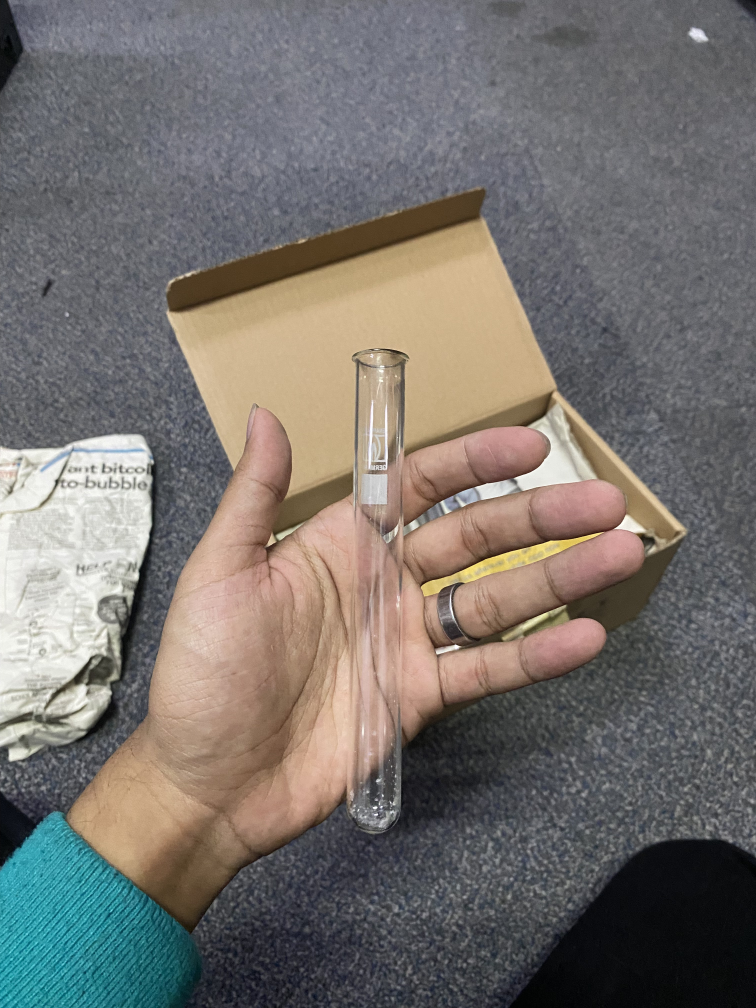
#> input picture L001_test_tubes__L001_TEST_TUBE_L001_04.jpg, 3024 x 4032 px (shown at 1/4 size)
$ python -i face.py   (imports and definitions only)
#> lines starting #> are read from the running program, lines starting #| are printed output that depends on the picture
### inventory_app/backend/config.py
import json
import os
import socket
import subprocess
import sys

# Project root (folder that contains main.py)
BASE_DIR = os.path.dirname(os.path.dirname(os.path.abspath(__file__)))
FRONTEND_DIR = os.path.join(BASE_DIR, "frontend")
DATABASE_DIR = os.path.join(BASE_DIR, "database")

# Database (PostgreSQL). Override with a .env file or DATABASE_URL.
def _load_dotenv():
    env_path = os.path.join(BASE_DIR, ".env")
    if not os.path.isfile(env_path):
        return
    with open(env_path, encoding="utf-8") as handle:
        for raw in handle:
            line = raw.strip()
            if not line or line.startswith("#") or "=" not in line:
                continue
            key, value = line.split("=", 1)
            os.environ.setdefault(key.strip(), value.strip().strip("'").strip('"'))


_load_dotenv()

DATABASE_URL = os.environ.get(
    "DATABASE_URL",
    "postgresql://oneshot:oneshot@127.0.0.1:5432/oneshot_inventory",
)
SQLITE_PATH = os.path.join(DATABASE_DIR, "inventory.db")
LOW_STOCK_THRESHOLD = 10

# Server — 0.0.0.0 lets phones/laptops on the same Wi-Fi open the dashboard
HOST = os.environ.get("HOST", "0.0.0.0")
PORT = int(os.environ.get("PORT", "8000"))
LAN_HTTPS_PORT = int(os.environ.get("LAN_HTTPS_PORT", "8443"))
_CERT_DIR = os.path.join(BASE_DIR, "certs")


# [57 lines left out: functions get_lan_ip, ensure_lan_cert, not called in this run]

# Camera — default to laptop FaceTime even if Camo/Continuity is OS index 0
def _default_camera_index() -> int:
    raw = os.environ.get("CAMERA_INDEX")
    if raw is not None and str(raw).strip() != "":
        return int(raw)
    if sys.platform == "darwin":
        try:
            payload = subprocess.check_output(
                ["system_profiler", "SPCameraDataType", "-json"],
                text=True,
                timeout=8,
            )
            cameras = (json.loads(payload) or {}).get("SPCameraDataType") or []
            for index, camera in enumerate(cameras):
                name = str(camera.get("_name") or "").lower()
                if "facetime" in name or "built-in" in name or "built in" in name:
                    return index
        except Exception:
            pass
    return 0


CAMERA_INDEX = _default_camera_index()
CAMERA_WIDTH = 640   # Lowered for faster AI processing (fixes black screen lag)
CAMERA_HEIGHT = 480  # Lowered for faster AI processing
TARGET_FPS = 25
JPEG_QUALITY = 85

# AI Model — YOLO11l-seg v2 (BCE + Dice) from train_v2
MODEL_PATH = os.path.join(BASE_DIR, "models", "yolo11l_seg_object_bce_dice.pt")
MODEL_FALLBACK_PATH = os.path.join(BASE_DIR, "models", "best.pt")
OPENCLIP_CHECKPOINT = os.environ.get(
    "OPENCLIP_CHECKPOINT",
    os.path.join(BASE_DIR, "models", "open_clip_pytorch_model.bin"),
)
MODEL_CONFIDENCE = 0.25
MODEL_IMAGE_SIZE = 640

# Image-difference trigger (YOLO capture stays off the live camera thread)
TRIGGER_ENABLED = True
DIFF_THRESHOLD = 25          # MOG2 varThreshold
CHANGE_AREA_PERCENT = 5      # % of frame area that must change
SETTLE_FRAMES = 6            # frames to wait after trigger
TRIGGER_COOLDOWN = 3         # seconds between triggers
MOG2_HISTORY = 500
MOG2_VAR_THRESHOLD = DIFF_THRESHOLD
MOG2_DETECT_SHADOWS = False
WARMUP_FRAMES = 12

# Live YOLO boxes (preview runs on a background thread so MJPEG stays smooth)
YOLO_PREVIEW_ENABLED = True
YOLO_PREVIEW_INTERVAL = 0.12
YOLO_HOLD_SECONDS = 1.5

# Face gate (register / recognize)
# Histogram embeds (restored staff.csv). Margin+streak cut wrong flips.
FACE_MATCH_THRESHOLD = float(os.environ.get("FACE_MATCH_THRESHOLD", "0.90"))
FACE_MATCH_MARGIN = float(os.environ.get("FACE_MATCH_MARGIN", "0.025"))
FACE_MATCH_STREAK = int(os.environ.get("FACE_MATCH_STREAK", "3"))
FACE_EMBED_INTERVAL = 0.28

### inventory_app/backend/face.py
"""Face gate: landmarks, oval-region check, and background-free face crops.

Uses OpenCV YuNet so the app does not depend on MediaPipe / TensorFlow.
"""

from __future__ import annotations

import os
import urllib.request

import cv2
import numpy as np

from config import BASE_DIR

YUNET_URLS = (
    "https://github.com/opencv/opencv_zoo/raw/main/models/face_detection_yunet/face_detection_yunet_2023mar.onnx",
    "https://media.githubusercontent.com/media/opencv/opencv_zoo/main/models/face_detection_yunet/face_detection_yunet_2023mar.onnx",
)
YUNET_PATH = os.path.join(BASE_DIR, "models", "face_detection_yunet_2023mar.onnx")

# Must match dashboard GATE_OVAL / face silhouette (normalized 0-1).
OVAL_CX = 0.50
OVAL_CY = 0.50
OVAL_RX = 0.115
OVAL_RY = 0.195
# Face center must sit inside this fraction of the oval (middle of the section).
CENTER_FRAC = 0.55

IN_REGION_RATIO = 0.50
MIN_FACE_WIDTH = 0.07
MIN_FACE_HEIGHT = 0.10
MIN_EYE_DIST = 0.035
MIN_DETECT_SCORE = 0.40
REQUIRED_LANDMARKS = 5

LANDMARK_COLOR = (200, 212, 0)
CONTOUR_COLOR = (0, 212, 200)
KEY_COLOR = (62, 224, 176)

# Canonical 68-point face in a 0-1 box (iBUG-style), plus 5 YuNet anchors.
# Order: right eye, left eye, nose, right mouth, left mouth (YuNet).
_TEMPLATE_68 = np.array([
    [0.16, 0.38], [0.17, 0.48], [0.19, 0.58], [0.21, 0.67], [0.25, 0.75],
    [0.31, 0.82], [0.38, 0.87], [0.45, 0.91], [0.50, 0.92], [0.55, 0.91],
    [0.62, 0.87], [0.69, 0.82], [0.75, 0.75], [0.79, 0.67], [0.81, 0.58],
    [0.83, 0.48], [0.84, 0.38],
    [0.24, 0.30], [0.29, 0.26], [0.36, 0.25], [0.42, 0.27], [0.46, 0.30],
    [0.54, 0.30], [0.58, 0.27], [0.64, 0.25], [0.71, 0.26], [0.76, 0.30],
    [0.50, 0.36], [0.50, 0.42], [0.50, 0.48], [0.50, 0.54],
    [0.43, 0.58], [0.47, 0.60], [0.50, 0.61], [0.53, 0.60], [0.57, 0.58],
    [0.30, 0.37], [0.34, 0.35], [0.38, 0.35], [0.42, 0.37], [0.38, 0.38], [0.34, 0.38],
    [0.58, 0.37], [0.62, 0.35], [0.66, 0.35], [0.70, 0.37], [0.66, 0.38], [0.62, 0.38],
    [0.36, 0.70], [0.41, 0.68], [0.46, 0.67], [0.50, 0.68], [0.54, 0.67], [0.59, 0.68],
    [0.64, 0.70], [0.59, 0.75], [0.54, 0.78], [0.50, 0.79], [0.46, 0.78], [0.41, 0.75],
    [0.39, 0.70], [0.46, 0.71], [0.50, 0.72], [0.54, 0.71], [0.61, 0.70],
    [0.54, 0.73], [0.50, 0.74], [0.46, 0.73],
], dtype=np.float32)

_TEMPLATE_5 = np.array([
    _TEMPLATE_68[36:42].mean(axis=0),  # right eye
    _TEMPLATE_68[42:48].mean(axis=0),  # left eye
    _TEMPLATE_68[30],                  # nose
    _TEMPLATE_68[48],                  # right mouth
    _TEMPLATE_68[54],                  # left mouth
], dtype=np.float32)

_JAW = list(range(0, 17))
_RBROW = list(range(17, 22))
_LBROW = list(range(22, 27))
_NOSE = list(range(27, 36))
_REYE = list(range(36, 42))
_LEYE = list(range(42, 48))
_MOUTH = list(range(48, 60))
_CONTOURS = (_JAW, _RBROW, _LBROW, _NOSE, _REYE, _LEYE, _MOUTH)
_OVAL = _JAW + _LBROW[::-1] + _RBROW[::-1]


def ensure_face_model():
    os.makedirs(os.path.dirname(YUNET_PATH), exist_ok=True)
    if os.path.isfile(YUNET_PATH) and os.path.getsize(YUNET_PATH) > 50_000:
        return YUNET_PATH
    last_error = None
    for url in YUNET_URLS:
        try:
            print("[FACE] Downloading YuNet face model...")
            urllib.request.urlretrieve(url, YUNET_PATH)
            if os.path.isfile(YUNET_PATH) and os.path.getsize(YUNET_PATH) > 50_000:
                print("[FACE] Saved", YUNET_PATH)
                return YUNET_PATH
        except Exception as exc:
            last_error = exc
    raise FileNotFoundError(f"Could not download YuNet model: {last_error}")


def _inside_gate(x, y):
    return ((x - OVAL_CX) / OVAL_RX) ** 2 + ((y - OVAL_CY) / OVAL_RY) ** 2 <= 1.0


# [5 lines left out: function _near_gate_center, not called in this run]


def _in_frame(x, y, margin=0.02):
    return -margin <= x <= 1.0 + margin and -margin <= y <= 1.0 + margin


# [160 lines left out: functions _five_from_yunet, landmarks_complete, face_in_region, choose_staff_match, _align_template, mask_face_region and 3 more, not called in this run]


class FaceGate:
    def __init__(self):
        self.detector = None
        self.cascade = None
        self.backend = None
        self._input_size = None

    def load(self):
        if self.detector is not None or self.cascade is not None:
            return self.backend
        try:
            model_path = ensure_face_model()
            self.detector = cv2.FaceDetectorYN.create(
                model_path,
                "",
                (320, 320),
                score_threshold=0.35,
                nms_threshold=0.3,
                top_k=10,
            )
            self.backend = "yunet"
            print("[FACE] Loaded OpenCV YuNet face detector")
            return self.backend
        except Exception as exc:
            print("[FACE] YuNet unavailable, using Haar cascade:", exc)

        cascade_path = os.path.join(cv2.data.haarcascades, "haarcascade_frontalface_default.xml")
        self.cascade = cv2.CascadeClassifier(cascade_path)
        if self.cascade.empty():
            raise RuntimeError("Could not load a face detector")
        self.backend = "haar"
        print("[FACE] Loaded Haar face cascade")
        return self.backend

    # [21 lines left out: function _detect_yunet, not called in this run]

    def _detect_haar(self, frame):
        gray = cv2.cvtColor(frame, cv2.COLOR_BGR2GRAY)
        faces = self.cascade.detectMultiScale(gray, 1.15, 5, minSize=(80, 80))
        if len(faces) == 0:
            return None
        height, width = frame.shape[:2]
        cx, cy = OVAL_CX * width, OVAL_CY * height
        x, y, bw, bh = min(
            faces,
            key=lambda box: (box[0] + box[2] / 2 - cx) ** 2 + (box[1] + box[3] / 2 - cy) ** 2,
        )
        # Approximate the same 5 landmarks from a frontal face box.
        return np.array([
            x, y, bw, bh,
            x + bw * 0.30, y + bh * 0.38,
            x + bw * 0.70, y + bh * 0.38,
            x + bw * 0.50, y + bh * 0.55,
            x + bw * 0.35, y + bh * 0.75,
            x + bw * 0.65, y + bh * 0.75,
            0.66,
        ], dtype=np.float32)

    def process(self, frame, draw=True):
        info = {
            "detected": False,
            "complete": False,
            "in_region": False,
            "landmark_count": 0,
            "crop": None,
            "crop_bytes": None,
            "mesh": None,
            "points5": None,
        }
        if frame is None:
            return frame, info
        if self.detector is None and self.cascade is None:
            self.load()

        height, width = frame.shape[:2]
        face = self._detect_yunet(frame) if self.detector is not None else self._detect_haar(frame)
        vis = frame
        if face is None:
            return vis, info

        points5 = _five_from_yunet(face, width, height)
        box = (
            float(face[0]) / width,
            float(face[1]) / height,
            float(face[2]) / width,
            float(face[3]) / height,
        )
        mesh = _align_template(points5) or []
        info["detected"] = True
        info["mesh"] = mesh
        info["points5"] = points5
        info["landmark_count"] = len(mesh) if mesh else len(points5)
        info["complete"] = landmarks_complete(points5, box)
        info["in_region"] = face_in_region(points5, box)
        crop = mask_face_region(frame, mesh) if mesh else None
        if crop is None:
            crop = crop_from_box(frame, face)
        info["crop"] = crop
        info["crop_bytes"] = encode_crop(crop)
        if draw:
            vis = draw_landmarks(frame, mesh, points5)
        return vis, info

    # [32 lines left out: functions close, _self_check, not called in this run]


# [3 lines not run here, left out]

>>> import cv2
>>> picture = cv2.imread('../../L001_test_tubes__L001_TEST_TUBE_L001_04.jpg')
#> picture is the input picture: shape (4032, 3024, 3); mean B, G, R 109.7, 113.8, 118.4
>>> result = FaceGate().process(picture)
#> (the call stopped at in ensure_face_model, `urllib.request.urlretrieve(url, YUNET_PATH)`: the network is not available in this run)
#> in _detect_haar, `gray = cv2.cvtColor(frame, cv2.COLOR_BGR2GRAY)`:
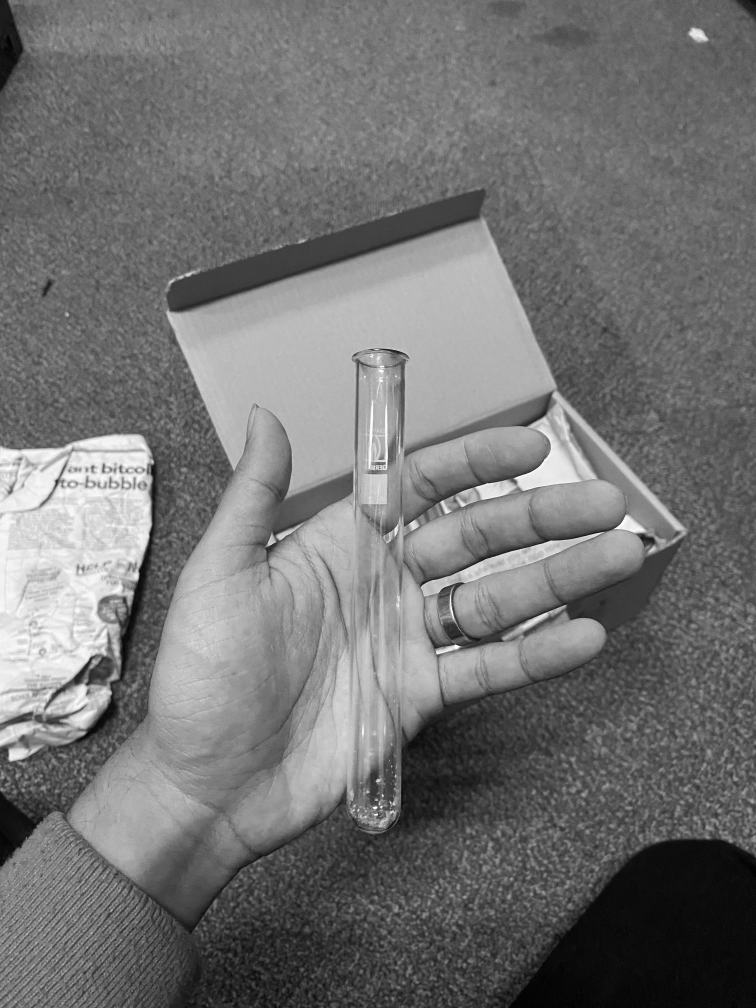
#> gray: shape (4032, 3024) (shown at 1/4 size); min 0, max 255, mean 114.7
#> (the run stopped early here; a loop or call above may not have finished)
